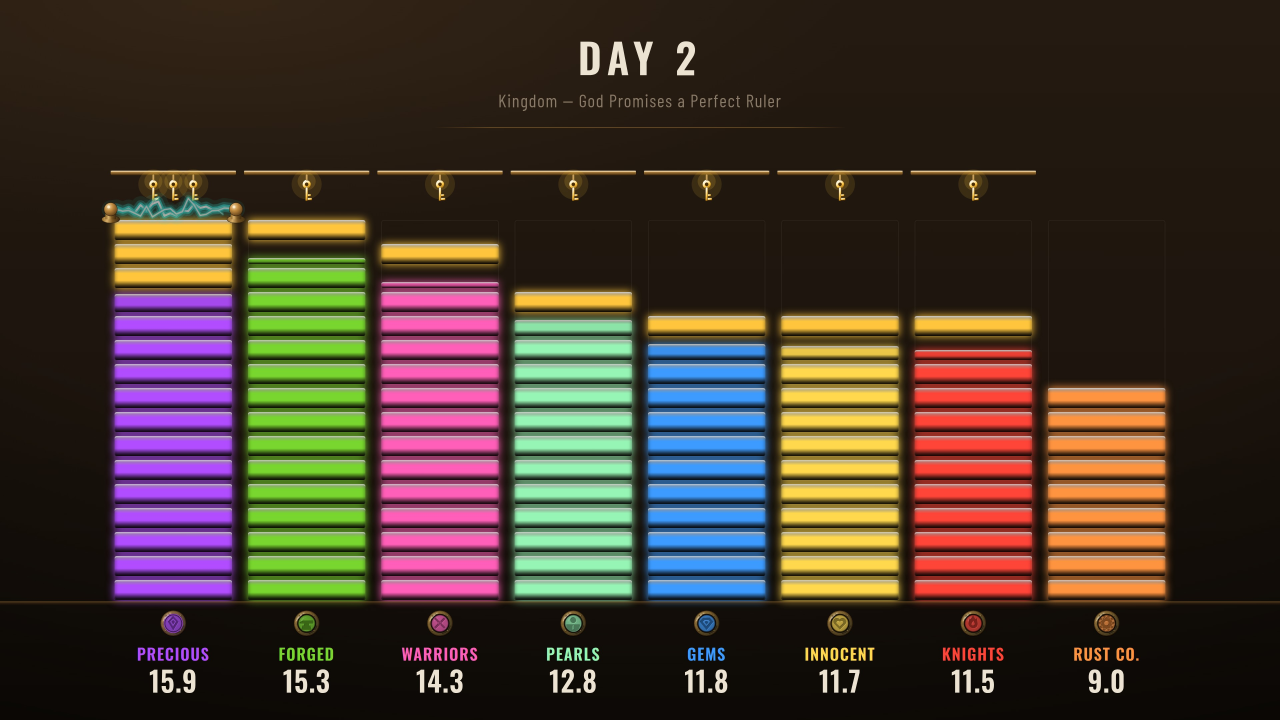
#> input picture design/loop-progression/frames/A-prerender__bigscreen.jpg, 3840 x 2160 px (shown at 1/3 size)
$ python measure-tex.py ../design/loop-progression/frames/A-prerender__bigscreen.jpg
#> lines starting #> are read from the running program, lines starting #| are printed output that depends on the picture
#!/usr/bin/env python3
"""Texture QA: measure plate luminance, band sigma, and light direction
against the reference targets the critic established.

Usage: python3 scripts/measure-tex.py shots/tex-rX.png
Targets: plate median L 28-34, flat 0.7-3px band sigma 1.5-4.5,
TL-BR quadrant delta +6..+12 (top-left brighter).
"""
import sys
import numpy as np
from PIL import Image

img = Image.open(sys.argv[1]).convert('RGB')
#> img is the input picture: PIL image 3840x2160 RGB; mean R, G, B 70.5, 56.4, 45.6
a = np.asarray(img, dtype=np.float32)
H, W, _ = a.shape
#> H = 2160; W = 3840
dpr = 3  # shots are DPR3
L = 0.2126 * a[..., 0] + 0.7152 * a[..., 1] + 0.0722 * a[..., 2]
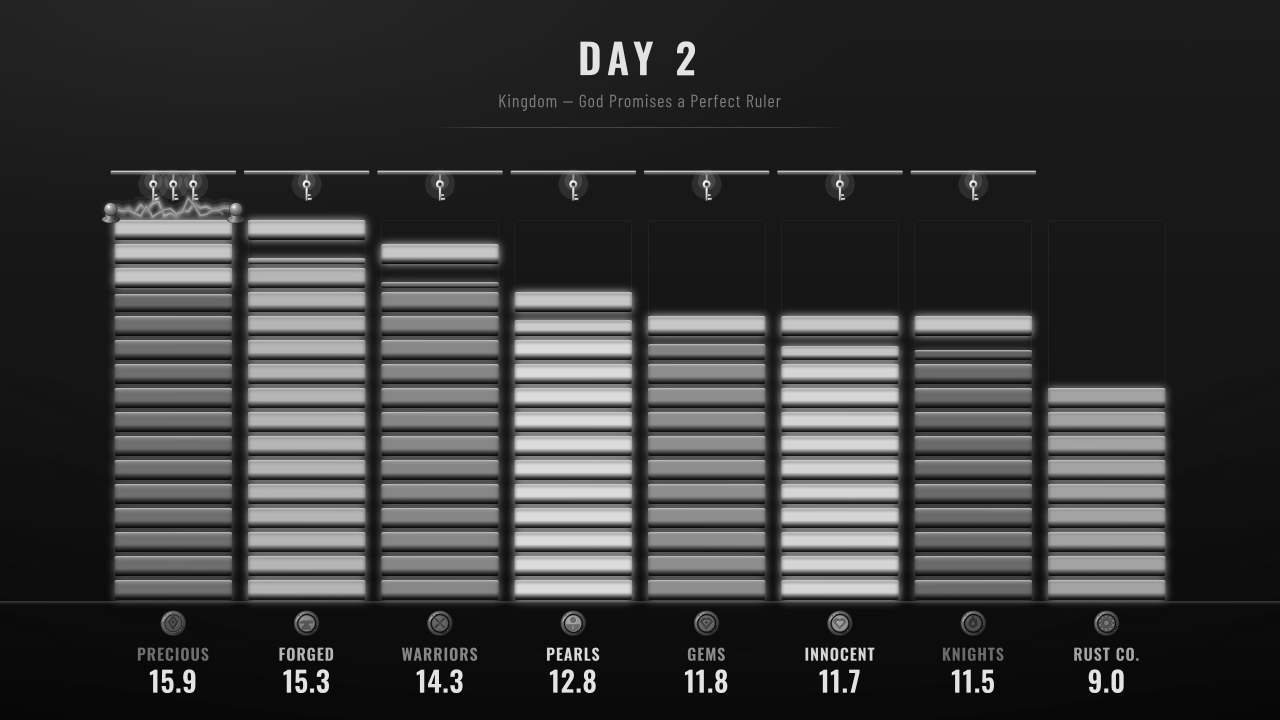
#> L: shape (2160, 3840) float32 (shown at 1/3 size); min 0.144, max 253.6, mean 58.6

# Plate interior sample boxes (CSS px, TeamSelect layout): card 1 interior
# below the crest, avoiding text: x 60..150, y 300..340 etc. Use a few
# text-free patches inside cards 1..4.
patches_css = [
    (55, 415, 130, 450),   # card1 below name area left
    (255, 415, 330, 450),  # card2
    (55, 700, 130, 735),   # card3
    (255, 700, 330, 735),  # card4
]
meds = []
sigmas = []
for (x0, y0, x1, y1) in patches_css:
    p = L[y0 * dpr:y1 * dpr, x0 * dpr:x1 * dpr]
    meds.append(np.median(p))
    # 0.7-3 CSS px band: difference of gaussians approx via box blurs
    from scipy import ndimage  # noqa
    lo = ndimage.uniform_filter(p, size=int(0.7 * dpr))
    hi = ndimage.uniform_filter(p, size=int(3 * dpr))
    band = lo - hi
    sigmas.append(band.std())
#> this loop made 4 passes
#> pass 1, `p = L[y0 * dpr:y1 * dpr, x0 * dpr:x1 * dpr]`:
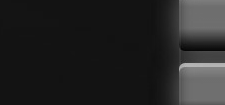
#> p: shape (105, 225) float32; min 5.42, max 184.1, mean 36.5
#> pass 1, `band = lo - hi`:
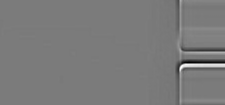
#> band: shape (105, 225) float32; min -52.52, max 56.12, mean -0.1; drawn with min black and max white
#> after the loop:
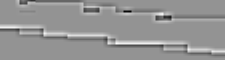
#> band: shape (60, 225) float32; min -1.16, max 0.849, mean 0.00751; drawn with min black and max white
#> after the loop:
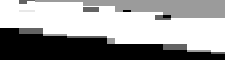
#> p: shape (60, 225) float32; min 8.63, max 10.28, mean 9.63; drawn with min black and max white
#> after the loop, meds = [19.91, 177.5, 8.63, 9.63]; sigmas = [5.14, 10.43, 0.0829, 0.162]

print(f"plate median L: {[round(float(m),1) for m in meds]} (target 28-34)")
#| plate median L: [19.9, 177.5, 8.6, 9.6] (target 28-34)
print(f"band sigma 0.7-3px: {[round(float(s),2) for s in sigmas]} (target 1.5-4.5)")
#| band sigma 0.7-3px: [5.14, 10.43, 0.08, 0.16] (target 1.5-4.5)

# Light direction: card1 quadrants (whole card incl frame, text is symmetric enough)
x0, y0, x1, y1 = 40 * dpr, 250 * dpr, 445 * dpr, 720 * dpr
card = L[y0:y1, x0:x1]
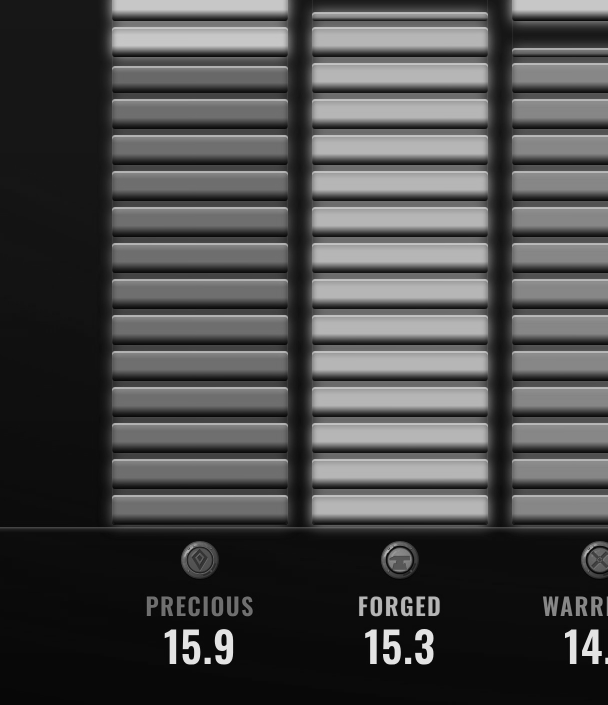
#> card: shape (1410, 1215) float32 (shown at 1/2 size); min 0.638, max 238.9, mean 74
h2, w2 = card.shape[0] // 2, card.shape[1] // 2
#> h2 = 705; w2 = 607
TL = card[:h2, :w2].mean()
#> TL = 68.57
BR = card[h2:, w2:].mean()
#> BR = 71.76
TR = card[:h2, w2:].mean()
#> TR = 115.9
print(f"TL-BR: {TL-BR:+.1f} (target +6..+12), TL-TR: {TL-TR:+.1f} (target >0)")
#| TL-BR: -3.2 (target +6..+12), TL-TR: -47.3 (target >0)

$ run again, on design/loop-progression/frames/A-prerender__key.jpg
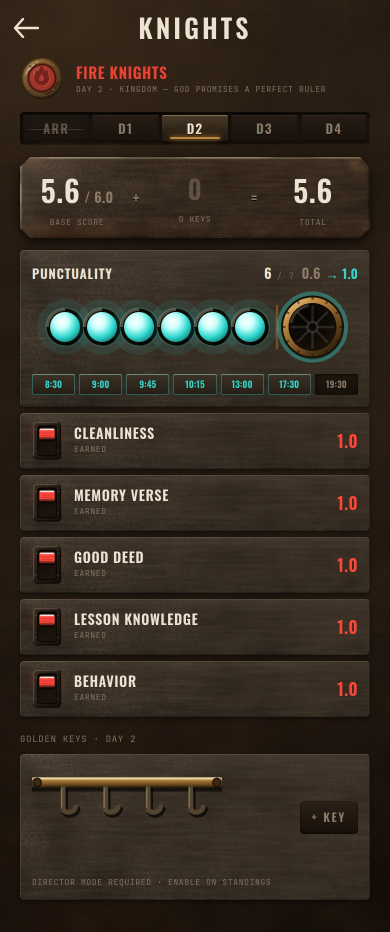
#> input picture design/loop-progression/frames/A-prerender__key.jpg, 780 x 1864 px (shown at 1/2 size)
#> img is the input picture: PIL image 780x1864 RGB; mean R, G, B 53.9, 45, 34.8
#> the loop `for (x0, y0, x1, y1) in patches_css:` made 4 passes
#> pass 1, `band = lo - hi`:
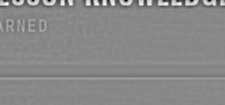
#> band: shape (105, 225) float32; min -160.2, max 139.1, mean 0.4; drawn with min black and max white
#> after the loop `for (x0, y0, x1, y1) in patches_css:`: meds = [48.83, 22.41, nan, nan]; sigmas = [17.36, 0.408, nan, nan]
#| plate median L: [48.8, 22.4, nan, nan] (target 28-34)
#| band sigma 0.7-3px: [17.36, 0.41, nan, nan] (target 1.5-4.5)
#> `card = L[y0:y1, x0:x1]`:
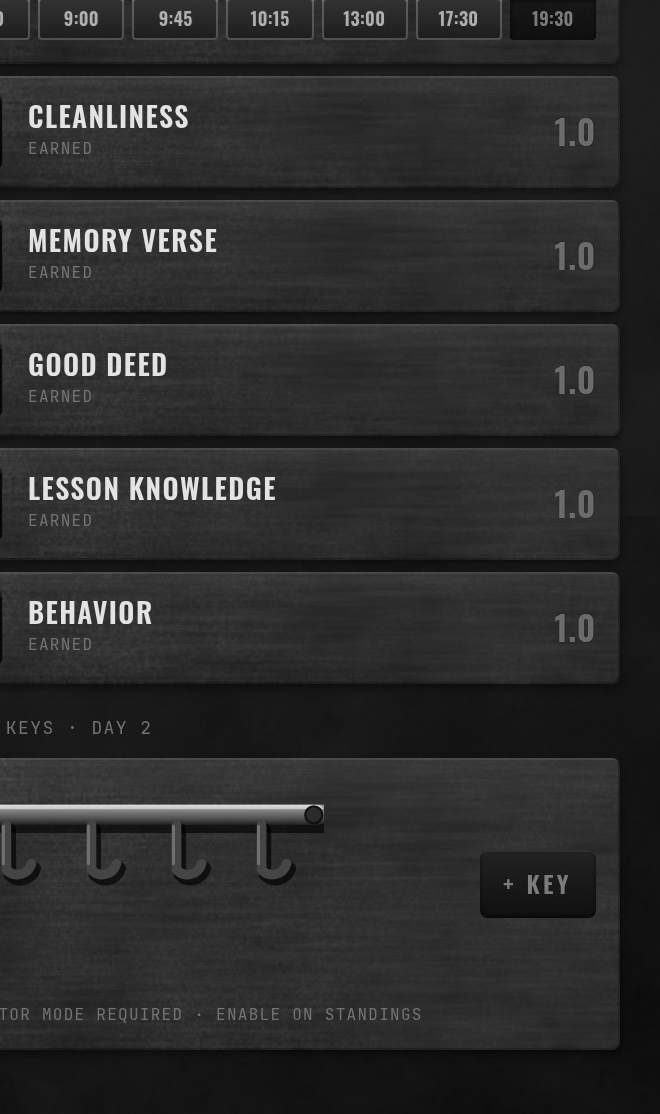
#> card: shape (1114, 660) float32; min 1.78, max 239.7, mean 45.1
#> TL = 55.1
#> BR = 36.94
#> TR = 43.01
#| TL-BR: +18.2 (target +6..+12), TL-TR: +12.1 (target >0)

$ run again, on design/loop-progression/frames/A-prerender__standings.jpg
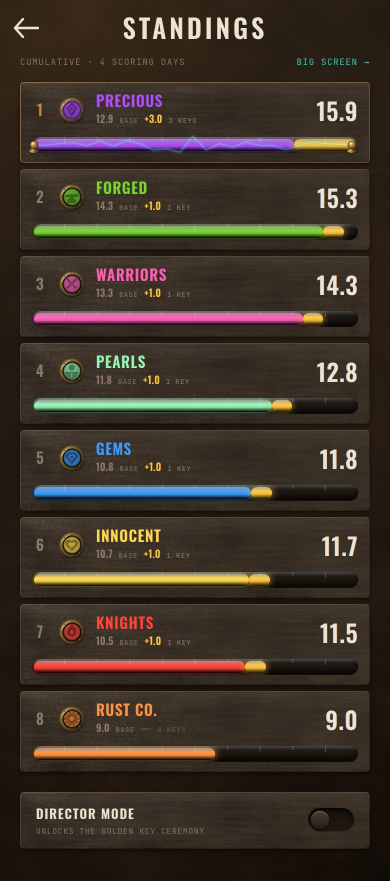
#> input picture design/loop-progression/frames/A-prerender__standings.jpg, 780 x 1762 px (shown at 1/2 size)
#> img is the input picture: PIL image 780x1762 RGB; mean R, G, B 62, 51.1, 40.8
#> the loop `for (x0, y0, x1, y1) in patches_css:` made 4 passes
#> pass 1, `band = lo - hi`:
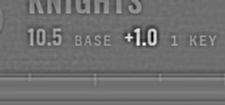
#> band: shape (105, 225) float32; min -93.7, max 121, mean 0.2; drawn with min black and max white
#> after the loop `for (x0, y0, x1, y1) in patches_css:`: meds = [50.77, 21.41, nan, nan]; sigmas = [12.85, 0.378, nan, nan]
#| plate median L: [50.8, 21.4, nan, nan] (target 28-34)
#| band sigma 0.7-3px: [12.85, 0.38, nan, nan] (target 1.5-4.5)
#> `card = L[y0:y1, x0:x1]`:
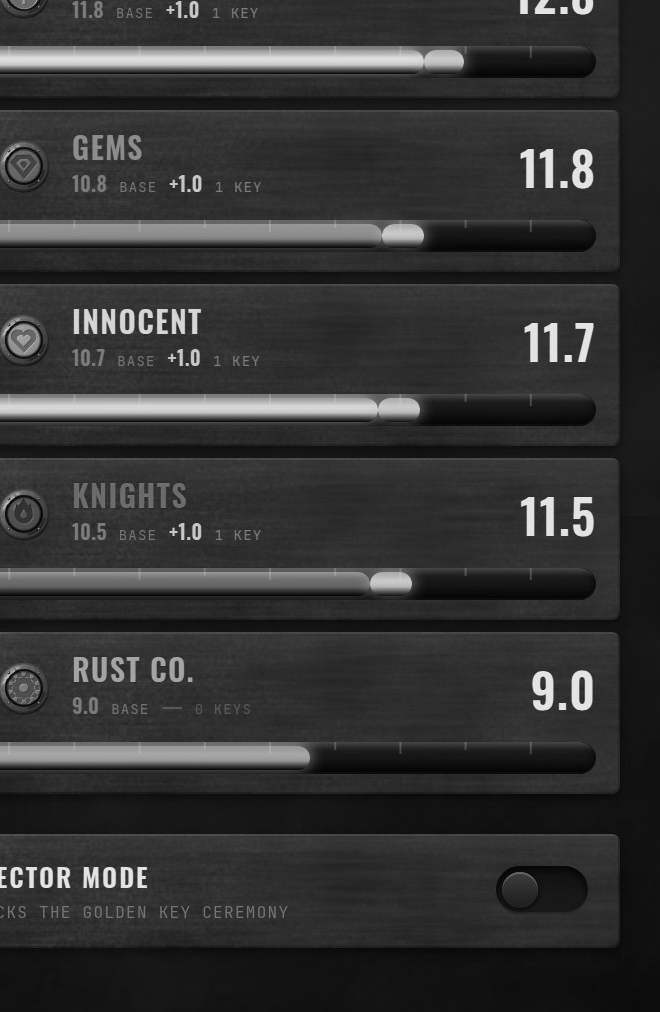
#> card: shape (1012, 660) float32; min 0.213, max 238.9, mean 52
#> TL = 67.26
#> BR = 38.51
#> TR = 50.21
#| TL-BR: +28.8 (target +6..+12), TL-TR: +17.1 (target >0)
